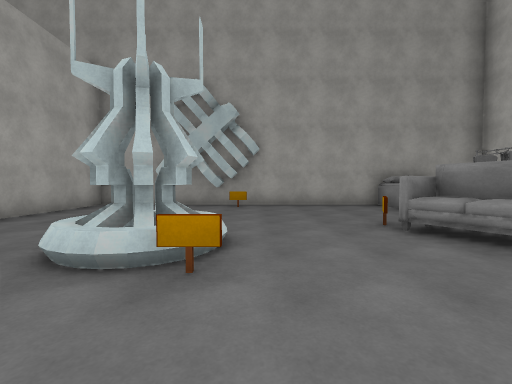
view 1 (above)

19 first-person views from a walk through a scene from a Unity 3-D project. The camera is 1.4 m above the floor, tilts 2° down and sees 90° across. The floor is counted in squares, 2 m on a side. Each view is taken from the middle of a square. On the plan, view 1 faces up. The plan holds only what a view shows up to about 9 squares ahead; the rest is blank. The place goes on beyond the plan. The player character is not drawn. Some animated figures are not drawn. Surface patterns are stand-ins for the level's own textures.

view 2
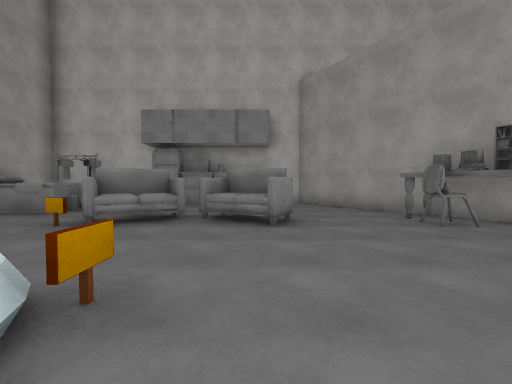

view 3
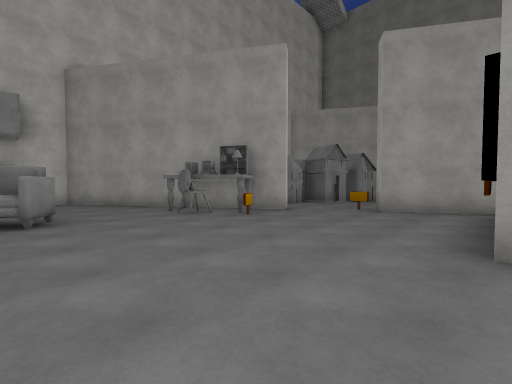

view 4
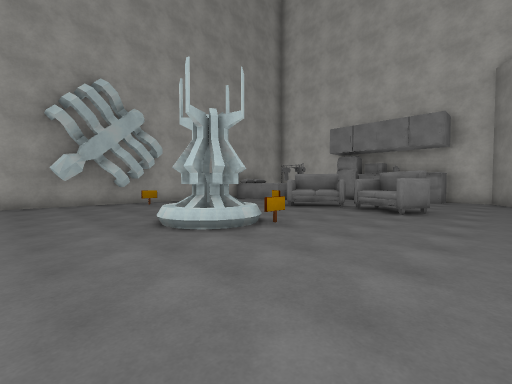

view 5
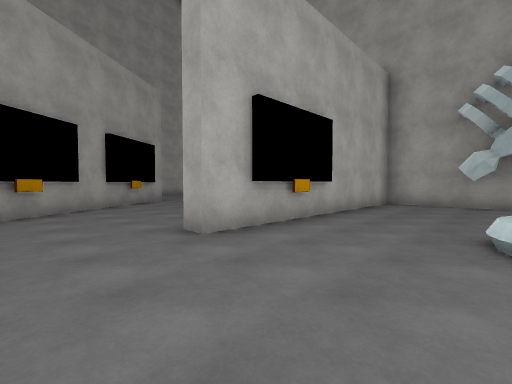

view 6
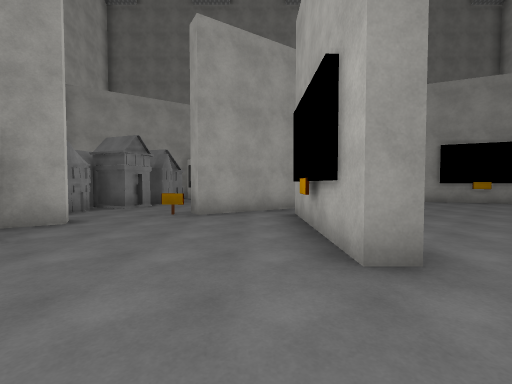

view 7
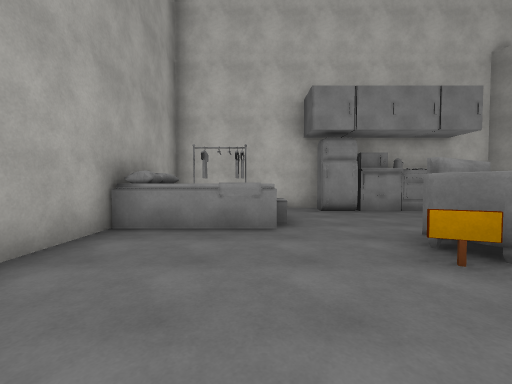

view 8
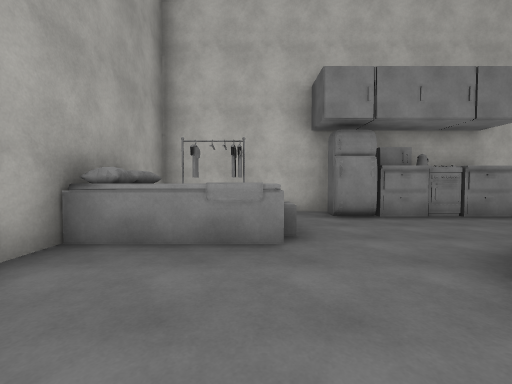

view 9
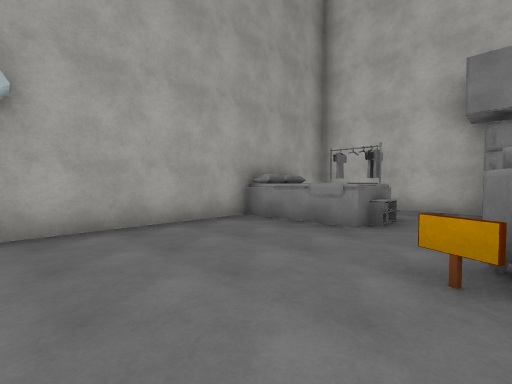

view 10
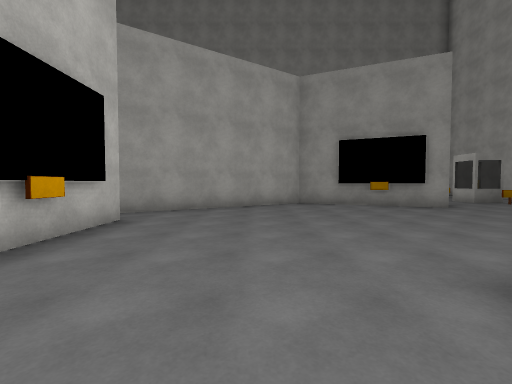

view 11
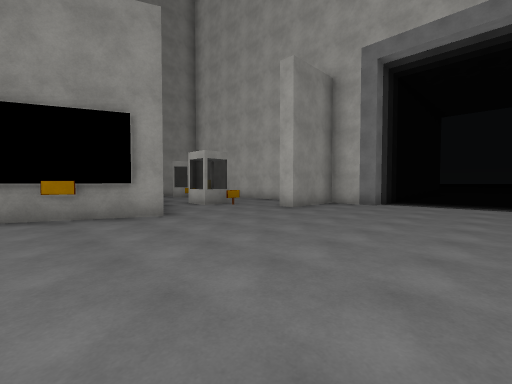

view 12
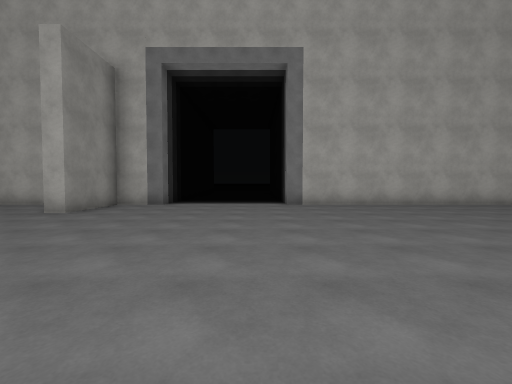

view 13
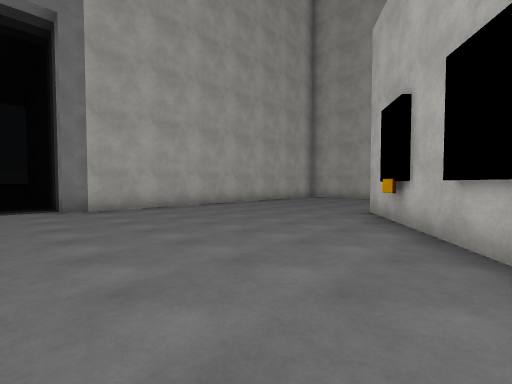

view 14
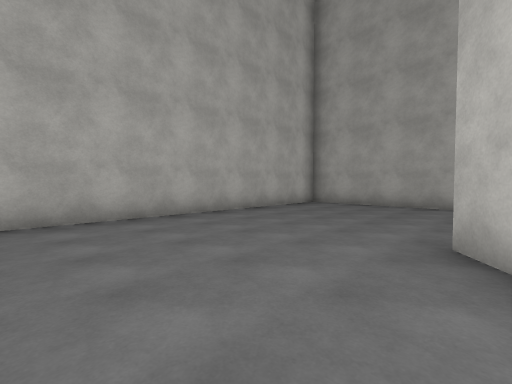

view 15
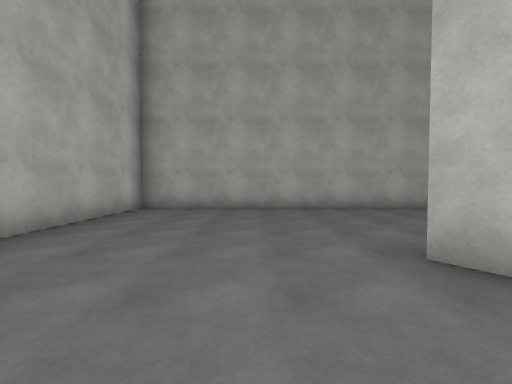

view 16
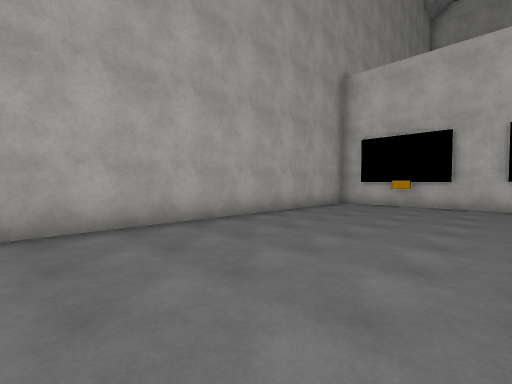

view 17
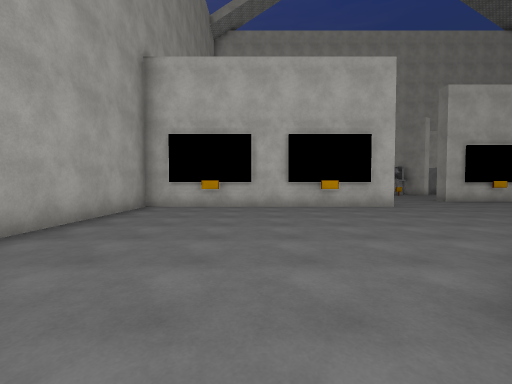

view 18
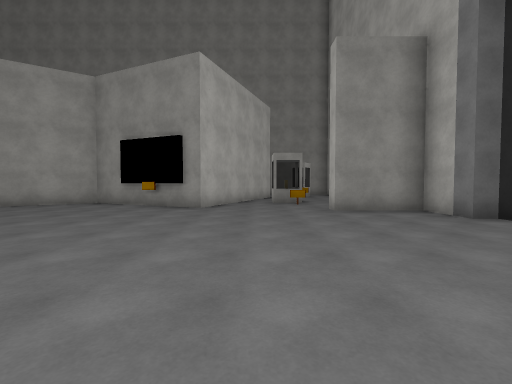

view 19
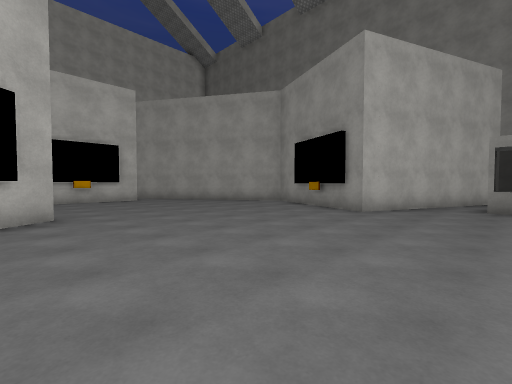

### Floor plan
Points are (right, up) in squares from view 1. A wall is a line through its corners. A room is listed if a view was taken in it or the views show most of it. See-through windows are left out.
Room 1 (views 1, 2, 3, 4, 5, 6, 7, 8, 9)
walls: (-3.5, -2.1) (-2.9, -2.1) (-2.9, -5.9); (-1, 7.8) (-1.3, 7.6); (-4.8, 4.2) (-4.8, 2.7); (7.3, 4.2) (7.3, 8.2) (-5, 8.2) (-5, 1) (-5.5, 1); (1.5, -4.8) (1.2, -4.4) (7.3, -0.5) (7.3, 0.2); (-2.7, -3.8) (-2.7, -4.3); (-2.6, -6.8) (-0.7, -5.6) (-0.5, -6)
ways out: opening at (-4, -1) to room 2; gap at (-3, -6) to room 2; opening at (1, -6)
objects: other object (-2, 3) to (-1, 3); other object (-1, 2); other object (-1, 7); other object (1, -3); other object (2, -3); other object (2, -2) to (3, -2); other object (2, 1) to (3, 2); other object (2, 4); other object (3, 3) to (3, 4); other object (4, 6) to (5, 6); other object (4, 7) to (5, 8); other object (6, 4); other object (6, 6) to (7, 7); other object (7, 1); other object (7, 2); other object (7, 3)
Room 2 (views 10, 11, 12, 13, 14, 15, 16, 17, 18, 19)
walls: (-9.9, 0) (-12.4, 3.4); (-10.4, 1.5) (-8.6, -1.1); (-7.9, -2.8) (-8.5, -2); (-5.5, 1) (-5.5, 8.2) (-17.2, 8.2) (-17.2, -2) (-18.9, -2); (-5.7, 2.6) (-5.7, 4.1); (-5.7, 5.1) (-5.7, 6.6); (-10.4, -8.5) (-9, -9.1); (-3.6, -5.2) (-3.6, -3.6); (-3.4, -5.9) (-3.4, -3.1); (-18.8, -6) (-17.2, -6) (-17.2, -7.5) (-15, -7.5) (-15, -8); (-12.2, -10) (-11.4, -8.2) (-7.5, -9.9) (-2.6, -6.8)
ways out: opening at (-4, -1) to room 1; gap at (-3, -6) to room 1; opening at (-14, -9)
objects: other object (-11, 2); other object (-11, 2) to (-10, 3); other object (-9, -1) to (-8, 0)

Positions as (right, up) in squares from view 1, and headings:
1: (0, 0), facing up
2: (-2, 1), facing right
3: (-3, 1), facing down-right
4: (-4, -1), facing up-right
5: (-2, -1), facing up-left
6: (-2, 0), facing down
7: (0, 6), facing right
8: (1, 6), facing right
9: (0, 4), facing up-right
10: (-6, -1), facing down
11: (-9, -3), facing down-left
12: (-9, -3), facing left
13: (-10, -3), facing up-left
14: (-12, 0), facing up-left
15: (-14, 1), facing up
16: (-14, 4), facing up-right
17: (-13, 5), facing right
18: (-13, -1), facing down
19: (-14, -2), facing down-right
